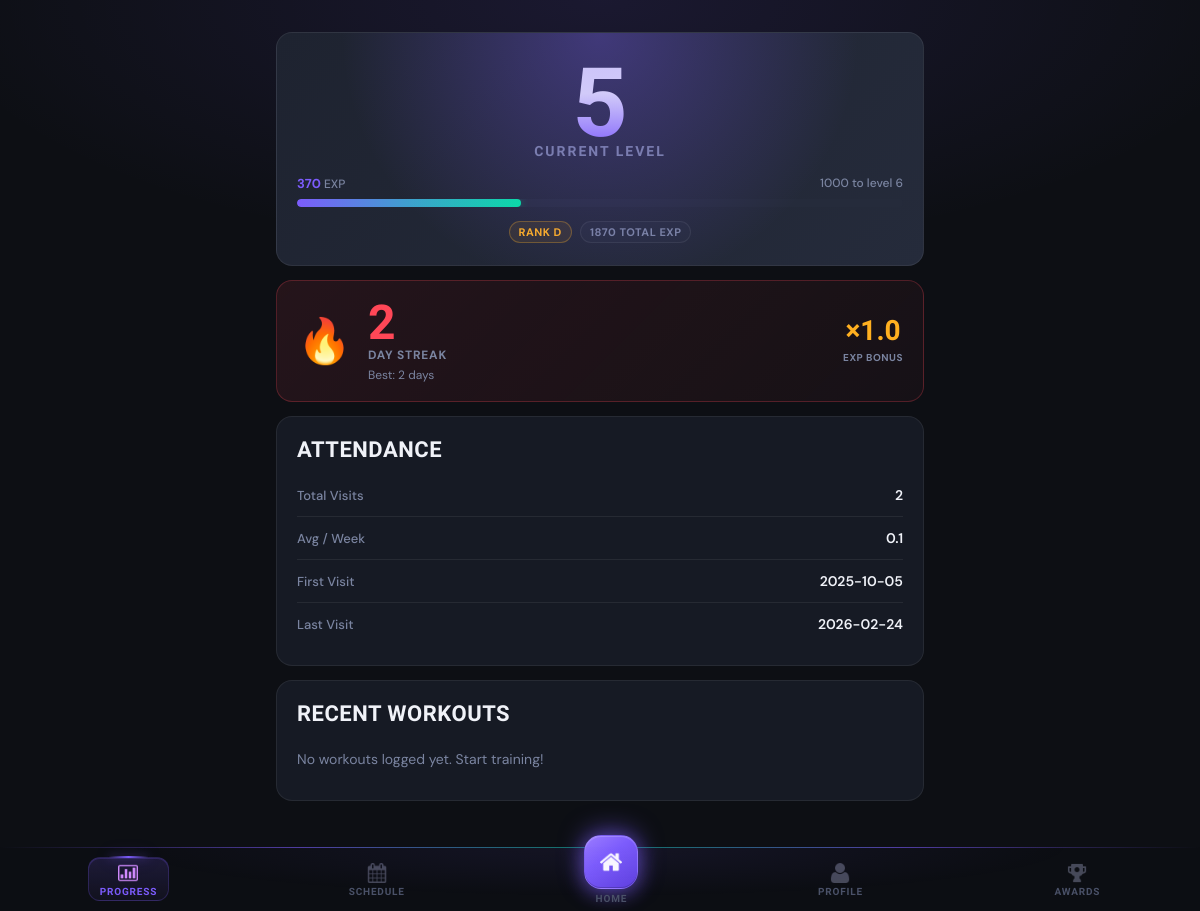
Page /progress (signed in) on the earlier database version.
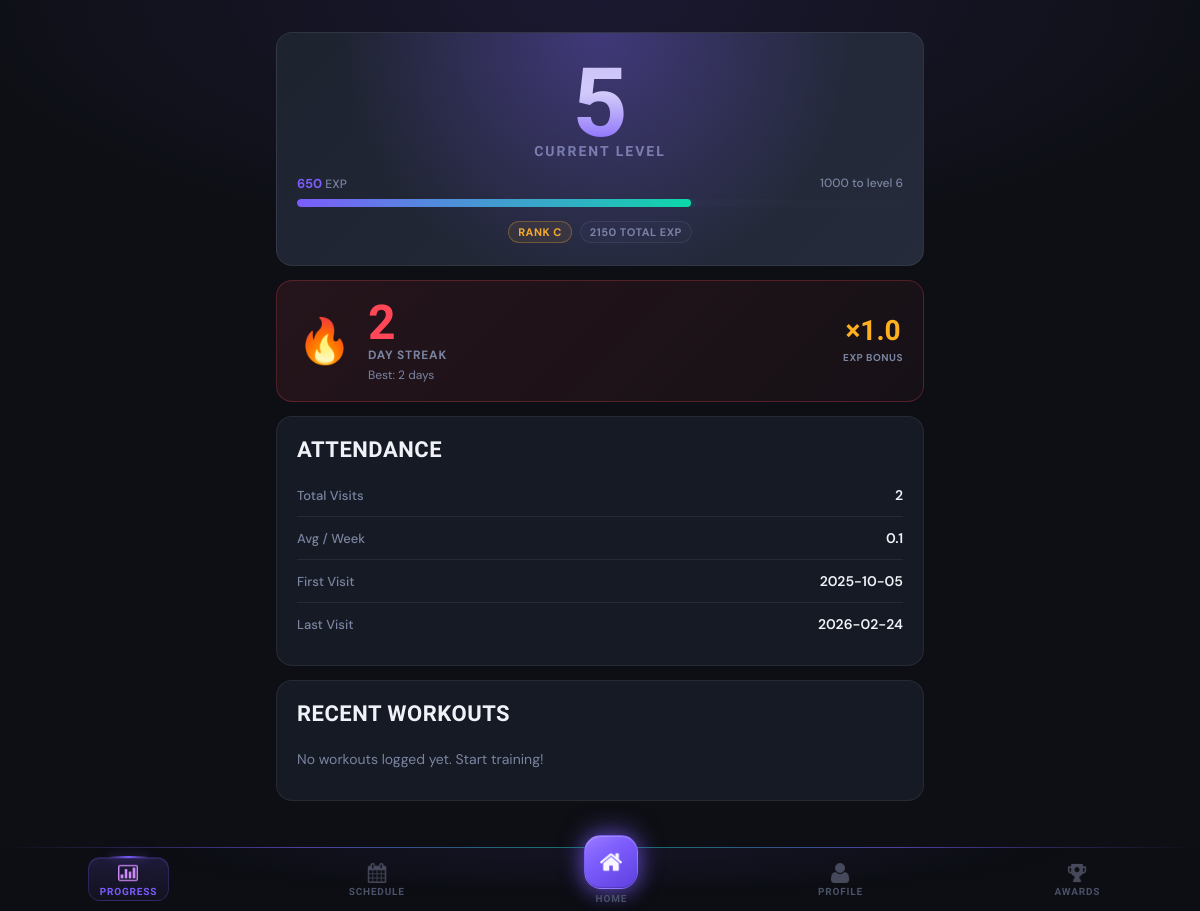
Same page on the later database version.
### tables this page shows
CREATE TABLE client_gamification (
                gamification_id INTEGER PRIMARY KEY AUTOINCREMENT,
                client_id INTEGER UNIQUE NOT NULL,
                current_level INTEGER DEFAULT 1,
                current_exp INTEGER DEFAULT 0,
                total_exp INTEGER DEFAULT 0,
                rank TEXT DEFAULT 'E',
                client_class TEXT,
                class_unlocked_at_level INTEGER, current_streak INTEGER DEFAULT 0, longest_streak INTEGER DEFAULT 0, total_reps INTEGER DEFAULT 0, workouts_completed INTEGER DEFAULT 0,
                FOREIGN KEY (client_id) REFERENCES clients(client_id) ON DELETE CASCADE
            );

### main.py (the view)
@app.route('/progress')
@login_required
def progress():
    client_id = session['client_id']
    client = Client.get_by_id(client_id)
    progress_data = gamification.get_client_progress(client_id)
    workout_history = workout_logger.get_workout_history(client_id, limit=10)
    attendance_stats = attendance_ctrl.get_attendance_stats(client_id)
    workout_stats = workout_logger.get_workout_stats(client_id)
    personal_records = workout_logger.get_personal_records(client_id)
    return render_template('progress.html',
                         client=client,
                         progress=progress_data,
                         workout_history=workout_history,
                         attendance_stats=attendance_stats,
                         workout_stats=workout_stats,
                         personal_records=personal_records)

### controllers/gamification_controller.py (called while the page is built)
    def _get_gamification_data(self, client_id):
        query = 'SELECT * FROM client_gamification WHERE client_id=?'
        result = self.db.execute_query(query, (client_id,))
        return dict(result[0]) if result else None

    def _get_streak_data(self, client_id):
        query = 'SELECT * FROM client_streaks WHERE client_id=?'
        result = self.db.execute_query(query, (client_id,))
        return dict(result[0]) if result else None

### controllers/workout_logger.py (called while the page is built, shortened)
    def get_workout_history(self, client_id, limit=10):
        query = '''
            SELECT workout_date, COUNT(DISTINCT exercise_id) as exercises_count,
                   COUNT(*) as total_sets, SUM(exp_earned) as total_exp
            FROM workout_logs
            WHERE client_id=?
            GROUP BY workout_date
            ORDER BY workout_date DESC
            LIMIT ?
        '''
        results = self.db.execute_query(query, (client_id, limit))
        history = []
        return history

### database/db_manager.py (called while the page is built)
    def connect(self):
        self.conn = sqlite3.connect(self.db_name)
        self.conn.row_factory = sqlite3.Row  # Access columns by name
        self.cursor = self.conn.cursor()

### templates/progress.html (shortened to what this page needs)
{% extends "base.html" %}
{% block content %}
<div class="level-hero">
    <span class="level-number">{{ progress.level }}</span>
    <span class="level-label">Current Level</span>
    <div class="exp-row">
        <span><strong>{{ progress.current_exp }}</strong> EXP</span>
        <span>{{ progress.next_level_exp }} to level {{ progress.level + 1 }}</span>
    </div>
    <div class="progress-track">
        <div class="progress-fill" style="width: {{ progress.progress_percentage }}%"></div>
    </div>
    <div class="rank-class-row">
        <span class="tag tag-amber">Rank {{ progress.rank }}</span>
        <span class="tag">{{ progress.total_exp }} Total EXP</span>
    </div>
</div>
{% if progress.streak is defined %}
<div class="streak-card">
    <div class="streak-flame">🔥</div>
    <div>
        <div class="streak-days">{{ progress.streak }}</div>
        <div class="streak-info-label">Day Streak</div>
        <div class="streak-detail">Best: {{ progress.longest_streak }} days</div>
    </div>
    <div class="streak-multiplier">
        <span class="streak-mult-val">×{{ progress.streak_multiplier }}</span>
        <span class="streak-mult-lbl">EXP Bonus</span>
    </div>
</div>
{% endif %}
{% if attendance_stats %}
<div class="card section-card">
    <h2>Attendance</h2>
    <div class="row-item">
        <span class="row-item-label">Total Visits</span>
        <span class="row-item-value">{{ attendance_stats.total_visits }}</span>
    </div>
    <div class="row-item">
        <span class="row-item-label">Avg / Week</span>
        <span class="row-item-value">{{ attendance_stats.avg_visits_per_week }}</span>
    </div>
    <div class="row-item">
        <span class="row-item-label">First Visit</span>
        <span class="row-item-value">{{ attendance_stats.first_visit }}</span>
    </div>
    <div class="row-item">
        <span class="row-item-label">Last Visit</span>
        <span class="row-item-value">{{ attendance_stats.last_visit }}</span>
    </div>
</div>
{% endif %}
<div class="card section-card">
    <h2>Recent Workouts</h2>
    {% if workout_history %}
        {% for w in workout_history %}
        <div class="history-item">
            <div>
                <span class="history-date">{{ w.date }}</span>
                <span class="history-meta">{{ w.exercises_count }} exercises · {{ w.total_sets }} sets</span>
            </div>
            <span class="history-exp">+{{ w.total_exp }} EXP</span>
        </div>
        {% endfor %}
    {% else %}
        <p style="padding:10px 0;">No workouts logged yet. Start training!</p>
    {% endif %}
</div>
{% endblock %}

Differences in the rows shown:
changed client_gamification: current_exp "370" → "650"; total_exp "1870" → "2150"
Other differences:
{{ progress.progress_percentage }}: 37.0 → 65.0 (drawn)
{{ progress.rank }}: "D" → "C"
